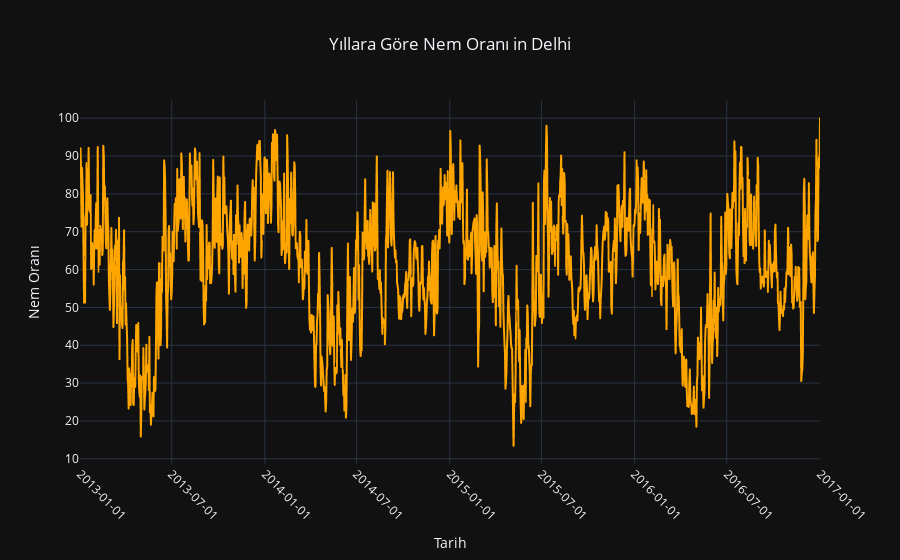

The notebook cell saved with this chart:
### Code cell
import plotly.express as px

# DataFrame'deki 'date' sütununu datetime formatına çevirme
df_w['date'] = pd.to_datetime(df_w['date'])

# Plotly Express ile çizim
fig = px.line(df_w, x='date', y='humidity', title='Yıllara Göre Nem Oranı in Delhi ')

# Grafiği güzelleştirme
fig.update_layout(
    title=dict(text='Yıllara Göre Nem Oranı in Delhi', x=0.5),
    xaxis_title='Tarih',
    yaxis_title='Nem Oranı',
    template='plotly_dark',  # İsteğe bağlı: Farklı bir şablon seçebilirsiniz
    legend_title=dict(text='Yıllar'),
    hovermode='x',  # Mouse ile üzerine gelindiğinde gösterme
)

# Eksen etiketlerini güzelleştirme
fig.update_xaxes(tickangle=45, tickformat="%Y-%m-%d", title_text="Tarih")
fig.update_yaxes(title_text="Nem Oranı")

# Çizgi özelliklerini güzelleştirme
fig.update_traces(line=dict(width=2, color='orange'))

fig.show()

### Figure 1 — Plotly figure (JSON) as saved in the notebook; plotly's stock layout.template omitted (floating-point values rounded to 4 significant figures; data arrays with more than 128 entries replaced by an {"elided": "..."} marker saying what was removed)
{"data": [{"hovertemplate": "date=%{x}<br>humidity=%{y}<extra></extra>", "legendgroup": "", "line": {"color": "orange", "dash": "solid", "width": 2}, "marker": {"symbol": "circle"}, "mode": "lines", "name": "", "showlegend": false, "type": "scattergl", "x": {"elided": "1462 str values"}, "xaxis": "x", "y": {"elided": "1462 float values"}, "yaxis": "y"}], "layout": {"hovermode": "x", "legend": {"title": {"text": "Yıllar"}, "tracegroupgap": 0}, "title": {"text": "Yıllara Göre Nem Oranı in Delhi", "x": 0.5}, "xaxis": {"anchor": "y", "domain": [0, 1], "tickangle": 45, "tickformat": "%Y-%m-%d", "title": {"text": "Tarih"}}, "yaxis": {"anchor": "x", "domain": [0, 1], "title": {"text": "Nem Oranı"}}}}
